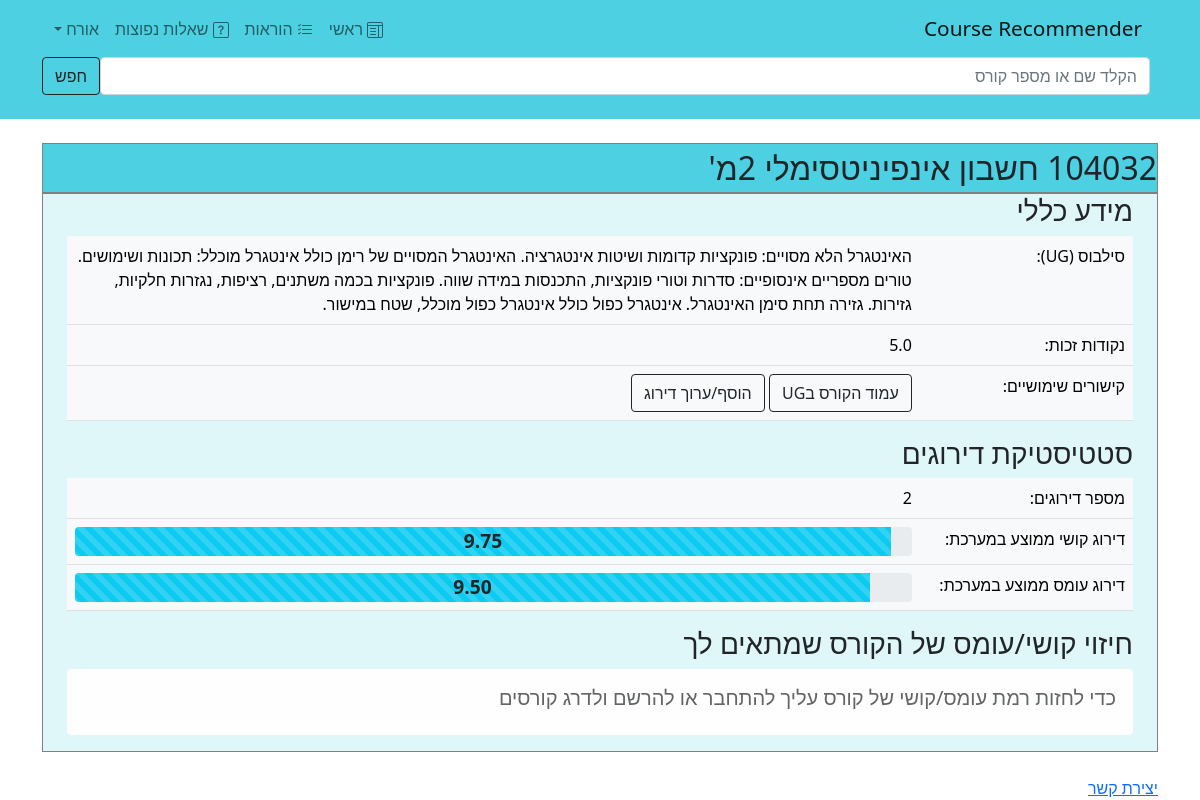
/course/104032, run on the app's committed database.
### CRS/models.py (models this page shows, shortened)
class Course(models.Model):
    number = models.IntegerField(primary_key=True)
    number_string = models.CharField(max_length=20)  # includes zeroes at the beginning
    name = models.CharField(max_length=200)
    info = models.TextField(max_length=1000)
    credit_points = models.FloatField()
    average_difficulty = models.FloatField(default=None, null=True)
    average_workload = models.FloatField(default=None, null=True)
    ratings_count = models.IntegerField(default=0)
    average_grade_by_voters = models.FloatField(default=None, null=True)
    grades_count = models.IntegerField(default=0)
    class Meta:
        verbose_name_plural = "Courses"

### CRS/views.py (the view, shortened to what this page needs)
# urls.py: path('course/<int:course_number>', views.course_view, name='course'),
def course_view(request, course_number, estimate=False):
    course = get_object_or_404(models.Course, pk=course_number)
    ug_url = BASE_UG_COURSE_URL + course.number_string
    if request.user.is_authenticated:
        user_authenticated = True
        user_ratings = models.CourseRating.objects.filter\
            (user=request.user).order_by('-updated_at')
        user_rated_course = None
        for rating in user_ratings:
            if rating.course.number == course_number:
                user_rated_course = rating
        user_estimable = len(user_ratings) >= 8
    else:
        user_authenticated = False
        user_rated_course = None
        user_estimable = False
    avg_diff_100, avg_wl_100 = None, None
    if course.average_difficulty is not None:
        avg_diff_100= course.average_difficulty*10
        avg_wl_100 = course.average_workload*10
    contex = {"course": course,
              "ug_url": ug_url,
              "user_authenticated": user_authenticated,
              "user_estimable": user_estimable,
              "user_rated_course": user_rated_course,
              "avg_diff_100": avg_diff_100,
              "avg_wl_100": avg_wl_100}
    if not estimate:
        contex["estimate"] = 0
    return render(request, "CRS/course.html", contex)

### templates/CRS/course.html (shortened to what this page needs)
{% extends 'base.html' %}
{% block title %}
     {{course.number_string}} {{course.name}}
{% endblock title %}
{% block content %}
<div class="container">
    <h3>מידע כללי</h3>
    <table class="table table-hover table-light">
            <tr>
                <td style="width:20%" >סילבוס (UG):</td>
                <td style="width:80%">{{course.info}}</td>
            </tr>
            <tr>
                <td>נקודות זכות:</td>
                <td style="text-align:right;">{{course.credit_points}}</td>
            </tr>
            <tr>
                <td>קישורים שימושיים:</td>
                <td>
                    <a class="btn btn-outline-dark" target="_blank" rel="noopener noreferrer" href="{{ug_url}}">
                        עמוד הקורס בUG
                    </a>
                    <a class="btn btn-outline-dark" href="{% url 'add_course_rating' course_number=course.number %}">
                        הוסף/ערוך דירוג
                    </a>
                </td>
            </tr>
    </table>
    <h3>סטטיסטיקת דירוגים</h3>
    {% if course.ratings_count == 0 %}
    <div class="alert alert-info" role="alert">
        לקורס עדיין אין דירוגים. שתפו זאת ואולי סטודנטים שעשו את הקורס יוסיפו דירוג!
    </div>
    {% else %}
    <table class="table table-hover table-light">
        <tr>
            <td style="width:20%">מספר דירוגים:</td>
            <td style="width:80%">
                {{course.ratings_count}}
            </td>
        </tr>
        <tr>
            <td style="width:20%">דירוג קושי ממוצע במערכת:</td>
            <td style="width:80%" dir="ltr">
                <div class="progress" style="height: 120%; font-size:120%;">
                    <div class="progress-bar progress-bar-striped bg-info text-dark" role="progressbar" style="width: {{ avg_diff_100 }}%;"
                       aria-valuenow="{{course.average_difficulty | floatformat:2}}" aria-valuemin="0" aria-valuemax="10">
                        <b>{{course.average_difficulty | floatformat:2}}</b>
                    </div>
                </div>
            </td>
        </tr>
        <tr>
            <td>דירוג עומס ממוצע במערכת:</td>
            <td dir="ltr">
                <div class="progress" style="height: 120%; font-size:120%;">
                    <div class="progress-bar progress-bar-striped bg-info text-dark" role="progressbar" style="width: {{ avg_wl_100 }}%;"
                       aria-valuenow="{{course.average_workload | floatformat:2}}" aria-valuemin="0" aria-valuemax="10">
                        <b>{{course.average_workload | floatformat:2}}</b>
                    </div>
                </div>
            </td>
        </tr>
    </table>
    {% endif %}
    {% if not user_rated_course %}
        <h3>
            חיזוי קושי/עומס של הקורס שמתאים לך
        </h3>
        <div class="alert alert-light" role="alert">
        {% if user_authenticated and user_estimable and not user_rated_course %}
            {% if not estimate %}
                <a href="{% url 'course_estimate' course_number=course.number estimate=1 %}">
                    <button class="btn btn-outline-dark" id="estimate" onclick="showLoadingBar()" >
                        קבל חיזוי
                    </button>
                </a>
                <div id="LoadingBar" class="container" style="display:none;">
                    <h6>טוען...</h6>
                    <div class="spinner-border">
                    </div>
                </div>
                <script>
                function showLoadingBar() {
                  document.getElementById("estimate").disabled = true;
                  document.getElementById("LoadingBar").style.display = "block";
                }
                </script>
            {% else %}
                    {% if was_impossible %}
                        <h4>
                        לא ניתן לחזות קושי ועומס עבור הקורס כי אין מספיק אנשים עם דירוגים משותפים שלך שדירגו אותו.
                        </h4>
                        תוכל להעזר בנתיים בדירוגים הממוצעים ולשתף את העמוד כדי שהקורס יקבל דירוגים
                    {% else %}
                        <h5>
                            קושי:
                            {{est_diff | floatformat:2}}
                            <br>
                            עומס:
                            {{est_wload | floatformat:2}}
                        </h5>
                          <!--
                        <br>
                        זמן חישוב:
                        {{calc_time}}
                        -->
                    {% endif %}
            {% endif %}
        {% elif user_authenticated and not user_estimable %}
            <h5>כדי לחזות רמת עומס/קושי של קורס עליך לדרג לפחות 8 קורסים. עם פחות מזה החיזוי לא מספיק טוב. אם עוד לא עשית 8 קורסים תוכל להעזר בדירוג הממוצע </h5>
        {% elif not user_authenticated %}
            <h5>כדי לחזות רמת עומס/קושי של קורס עליך להתחבר או להרשם ולדרג קורסים</h5>
        {% endif %}
    </div>
    {% endif %}
</div>
{% endblock content %}

### data on the page
Course: name "חשבון אינפיניטסימלי 2מ'", info "האינטגרל הלא מסויים: פונקציות קדומות ושיטות אינטגרציה. האינטגרל המסויים של רימן כולל אינטגרל מוכלל: תכונות ושימושים. טורים מספריים אינסופיים: סדרות וטורי פונקציות, התכנסות במידה שווה. פונקציות בכמה משתנים, רציפות, נגזרות חלקיות, גזירות. גזירה תחת סימן האינטגרל. אינטגרל כפול כולל אינטגרל כפול מוכלל, שטח במישור.", credit_points "5.0", ratings_count "2", average_difficulty "9.75", average_workload "9.50"

### other printed values
{{ user.username|default:'אורח' }} "אורח"
